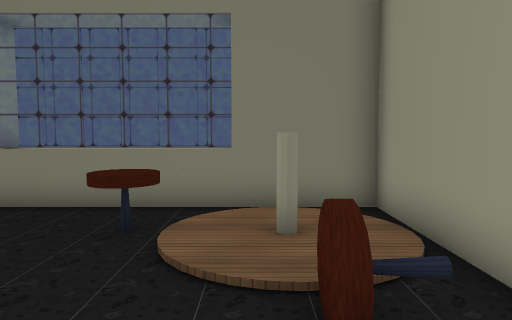
[1] (above)

21 first-person views from a walk through a Godot game level. The camera is 1.5 m above the floor, tilts 4° down and sees 70° across. Doors that lead somewhere are drawn open, without their leaves. The floor is counted in squares, 1 m on a side. Each view is taken from the middle of a square. On the plan, view 1 faces up. The plan holds only what a view shows up to about 16 squares ahead; the rest is blank. The place goes on beyond the plan. Characters and animated objects are left out. Some surface patterns are stand-ins.

[2]
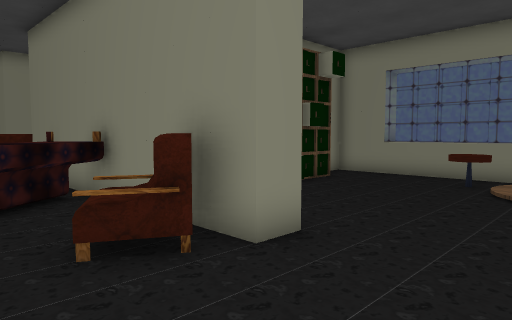

[3]
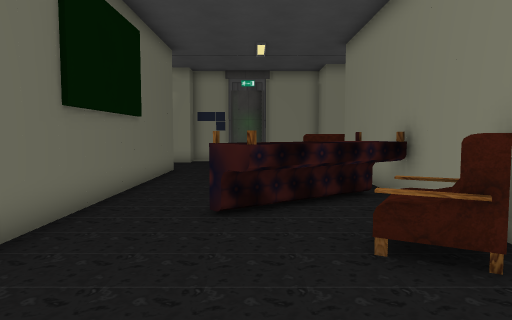

[4]
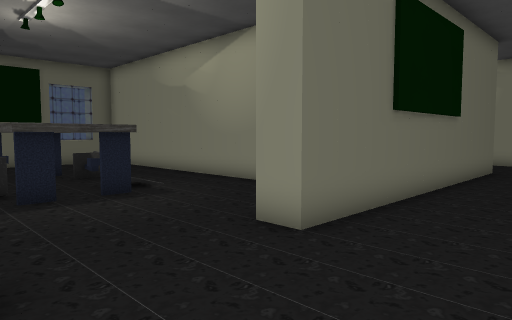

[5]
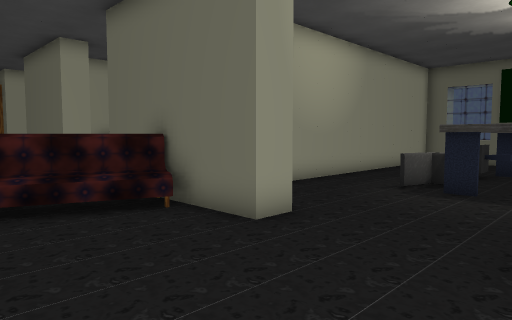

[6]
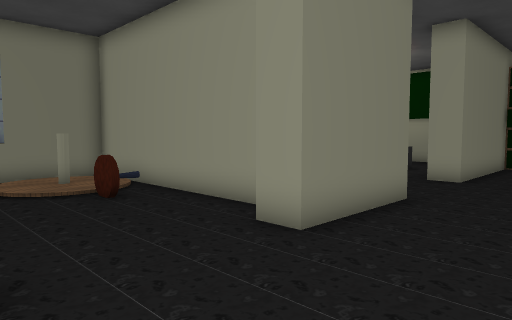

[7]
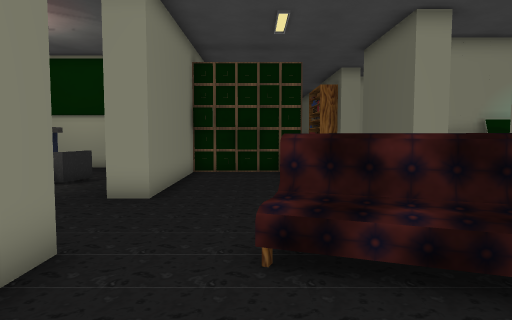

[8]
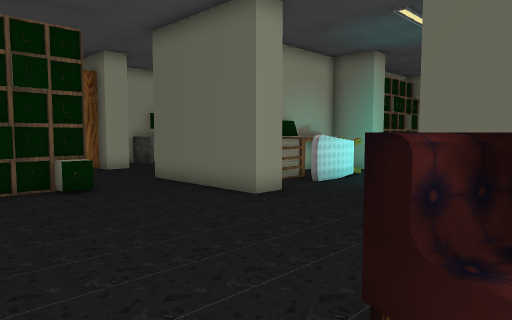

[9]
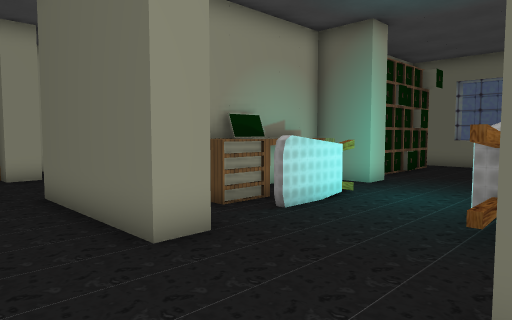

[10]
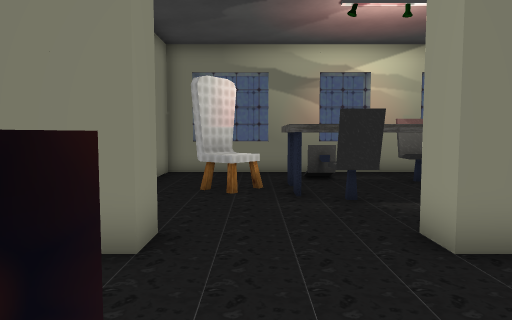

[11]
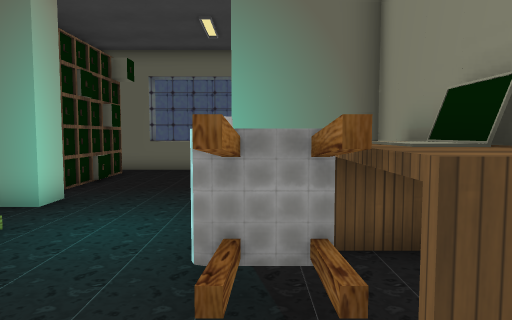

[12]
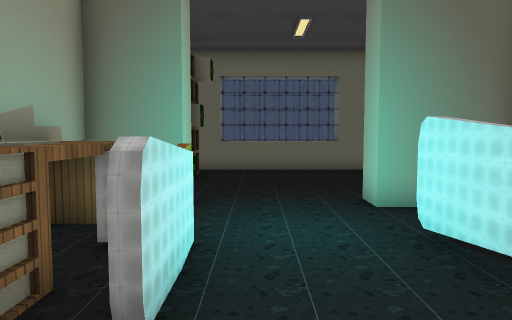

[13]
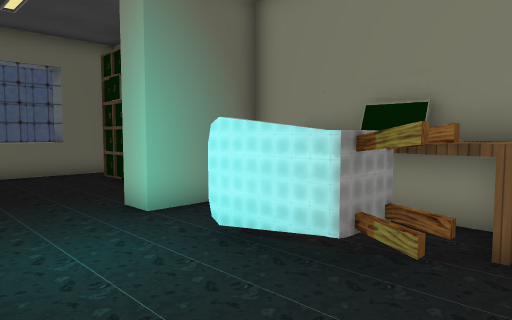

[14]
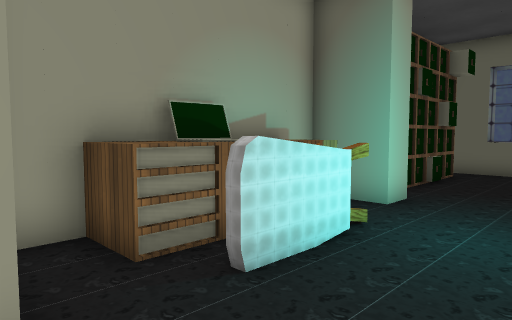

[15]
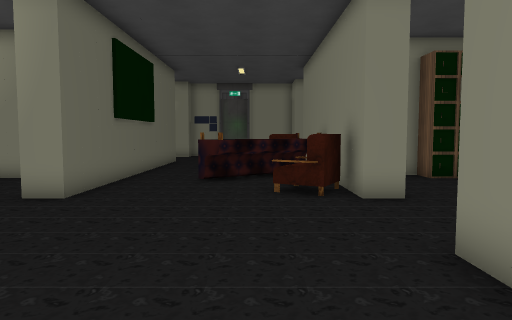

[16]
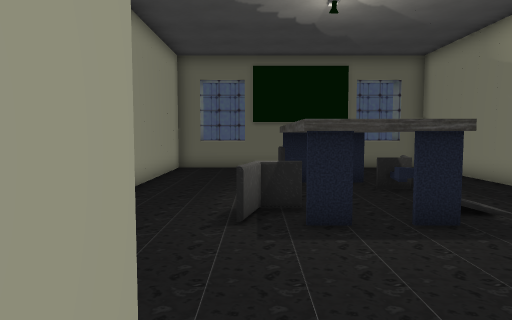

[17]
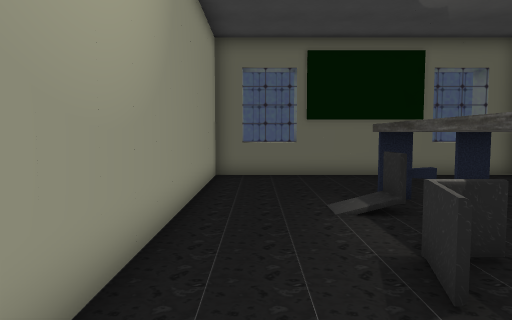

[18]
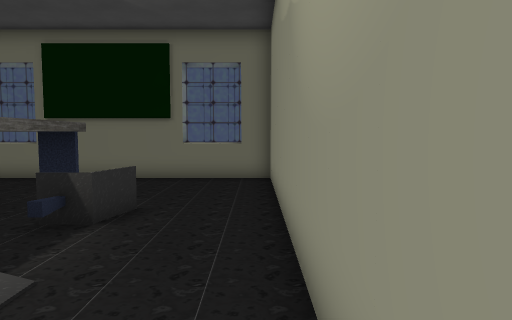

[19]
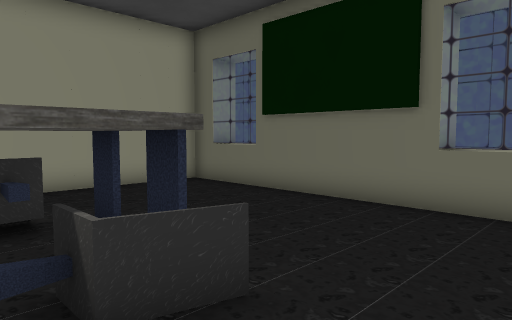

[20]
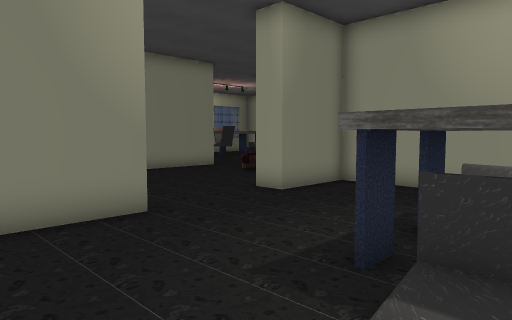

[21]
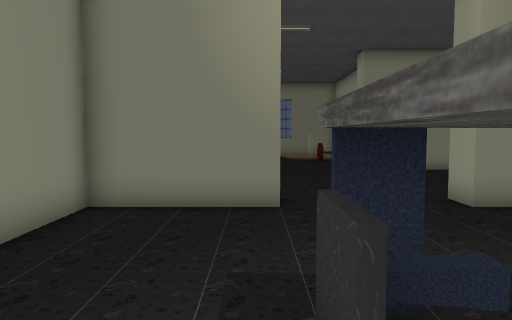

### Floor plan
Key: @ floor where view 1 was taken; # wall or solid block; . floor; / step, stairs or slope; = window, fence, low wall or low ledge; ^ raised ledge; C chair; E desk; S sofa; L laptop.
Columns run from 8 left of view 1 to 17 right of it. Each row starts with its distance up from view 1.
  9   ######
  8 ###^^^^^#####^^^##^ ##
  7 #..........#..... ....
  6  .....C.  .#..... ....
  5  #....C.E .#.....C..C
  4  #.........#..C.^   C
  3  #.......C.#..CC^
  2  #.......C.# ...^CC^C^
  1 ##.........# ....C..CC..
  0   ......@..# ..........
 -1     .......# .......
 -2 ######....####....#######
 -3 SS =SS..................#
 -4 SSSSSS..................#
 -5  SS..........^.........##
 -6   SS.........^^........##
 -7 ..S..........^^........##
 -8 ............^^  ..........
 -9 ............^^  ..........
-10 ######....######....#####.
-11  #...........#  .......#
-12  #...........#EC.....EE#
-13  #...........#LLCC..CLL#
-14  #...........#LL.C..CLL#
-15  #....^^^C...#EE.C..CCE#
-16  #.../C CC...#  .....EE#
-17  #....^ C....# ........#
-18  #....^ ^....####....###
-19  #...C^ C/...#  ......
-20  #...C^^^....#  .....#
-21  #...........# ......#
-22  #...........##......#
-23  #...........##......#
-24  #...........##......#
-25  #...........#........
-26  ##^^#####^^####^^^^^##
-27     ##   #  #  #     #

Positions as (right, up) in squares from view 1, and headings:
1: (0, 0), facing up
2: (1, -6), facing up-left
3: (1, -6), facing left
4: (2, -6), facing down-left
5: (-3, -5), facing down-right
6: (-3, -6), facing up-right
7: (1, -5), facing right
8: (5, -3), facing down-right
9: (7, -7), facing down-right
10: (7, -7), facing up
11: (8, -10), facing down
12: (11, -10), facing down
13: (12, -11), facing down-left
14: (9, -10), facing down-right
15: (6, -5), facing left
16: (1, -9), facing down
17: (3, -12), facing down
18: (-6, -13), facing down
19: (-6, -18), facing down-right
20: (-6, -17), facing up-right
21: (-3, -18), facing up
